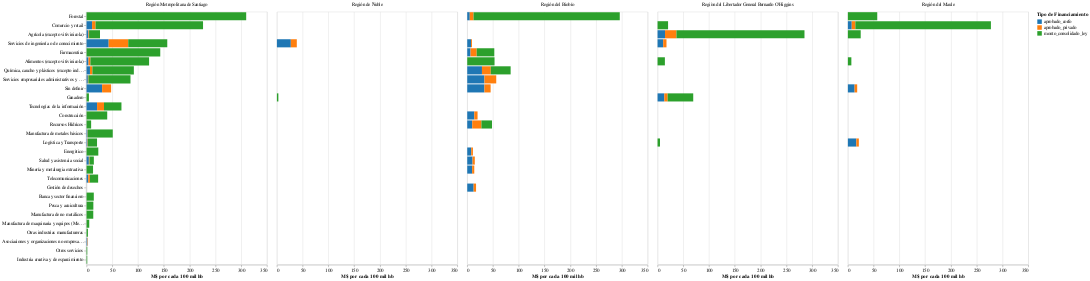

Source (notebook cell):
### Code cell
# Gráfico lo consideramos con información de data innovación -- sector Equivalente
chart_pg5A = alt.Chart(df_pg5).mark_bar().encode(
                y = alt.Y('sector_equivalente:O',title=None, sort='-x'),
                x = alt.X('monto:Q', title='M$ por cada 100 mil hb'),
                column = alt.Column('regionejecucion',title=None),
                color = alt.Color('financiamiento', title='Tipo de Financiamiento',scale=alt.Scale(scheme='category10')),
                tooltip = alt.Tooltip('monto:Q')
            )
chart_pg5A

### Figure 1 — Vega-Lite specification as saved in the notebook (floating-point values rounded to 4 significant figures; data arrays with more than 128 entries replaced by an {"elided": "..."} marker saying what was removed)
{"config": {"view": {"continuousWidth": 400, "continuousHeight": 300}}, "data": {"name": "data-938c02579f784e3343da1c8fac8a28e7"}, "mark": "bar", "encoding": {"color": {"type": "nominal", "field": "financiamiento", "scale": {"scheme": "category10"}, "title": "Tipo de Financiamiento"}, "column": {"type": "nominal", "field": "regionejecucion", "title": null}, "tooltip": {"type": "quantitative", "field": "monto"}, "x": {"type": "quantitative", "field": "monto", "title": "M$ por cada 100 mil hb"}, "y": {"type": "ordinal", "field": "sector_equivalente", "sort": "-x", "title": null}}, "$schema": "https://vega.github.io/schema/vega-lite/v4.8.1.json", "datasets": {"data-938c02579f784e3343da1c8fac8a28e7": {"elided": "162 records"}}}
